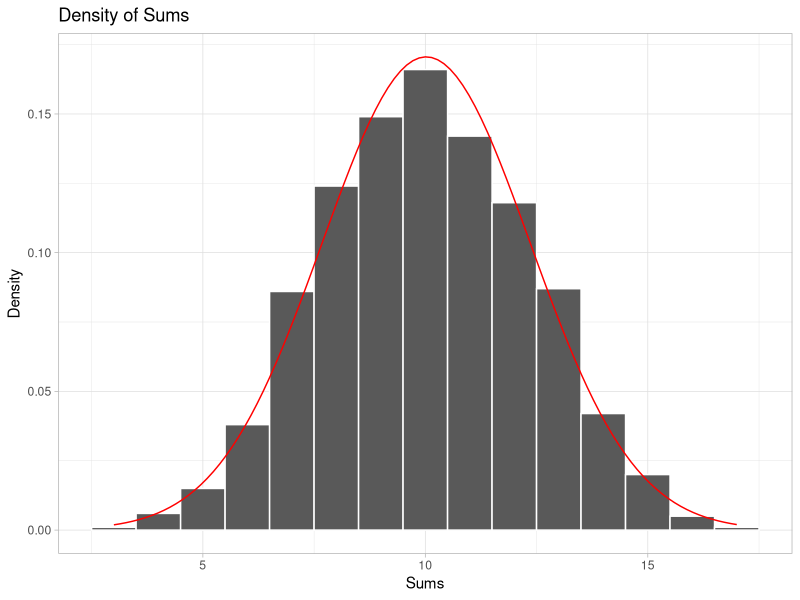

Here is the R script that generated this plot:
## ---- chunk 1
knitr::opts_chunk$set(echo = TRUE)

library(tidyverse)
library(plotrix)
## ---- chunk 2
girls <- c(.4777, .4875, .4859, .4754, .4874, .4864, .4813, .4787, .4895, .4797, .4876, .4859,
.4857, .4907, .5010, .4903, .4860, .4911, .4871, .4725, .4822, .4870, .4823, .4973)

sdg <- round(std.error(girls)*sqrt(24), 6)

seg <- round(sqrt(mean(girls)*(1 - mean(girls))/3900), 6)


chi <- round(23*sdg^2/seg^2, 3)

## ---- chunk 3

set.seed(3)

yuh <- replicate(1000, sum(sample(c(0,1), size = 20, prob = c(0.5,0.5), replace = TRUE)))

yuh <- as.tibble(yuh)

yuh %>%
  ggplot(aes(x = value)) +
  geom_histogram(binwidth = 1, color = "white", aes(y = ..density..)) +
  stat_function(
		fun = dnorm, 
		args = with(yuh, c(mean = mean(value), sd = sd(value))),
		color = "red") +
  theme_light() + 
  labs(title = "Density of Sums",
       x = "Sums",
       y = "Density")



